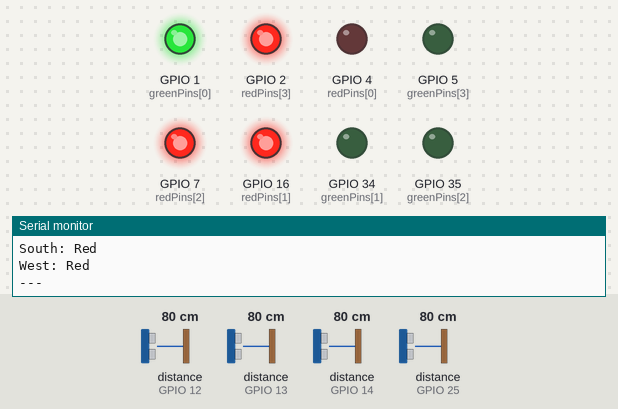
A sketch run on a simulated ESP32. Shown: output pins drawn as LEDs (lit = HIGH), the last lines printed to the serial monitor. The inputs (shaded band) are chosen by the test bench; at power-on: distance to the obstacle (sensors on GPIO 12, GPIO 13, GPIO 14, GPIO 25) 80 cm. The echo pulse lasts 58.3 µs per cm; pins used as bus, display or sensor lines are not drawn.

Above: at 2.2 s.
2.3 s: distance to the obstacle (sensor on GPIO 12) set to 35 cm
At 5.3 s:
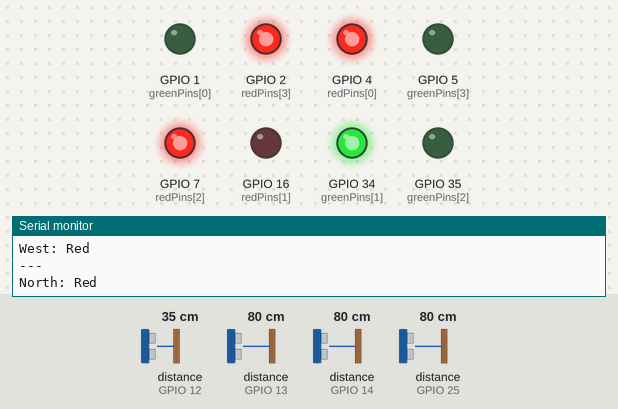
16.3 s: distance to the obstacle (sensor on GPIO 12) set to 28 cm
At 20.8 s:
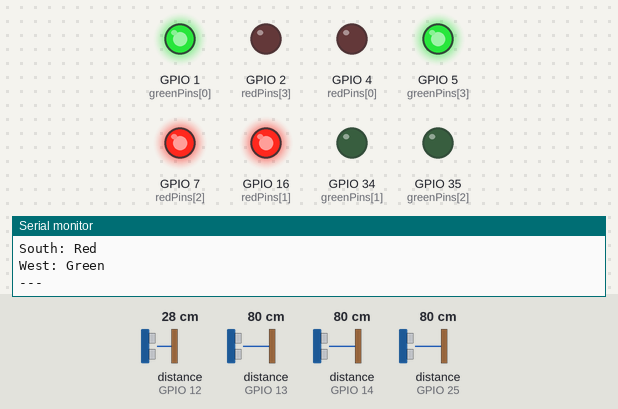
22.5 s: distance to the obstacle (sensor on GPIO 13) set to 34 cm
At 30.9 s:
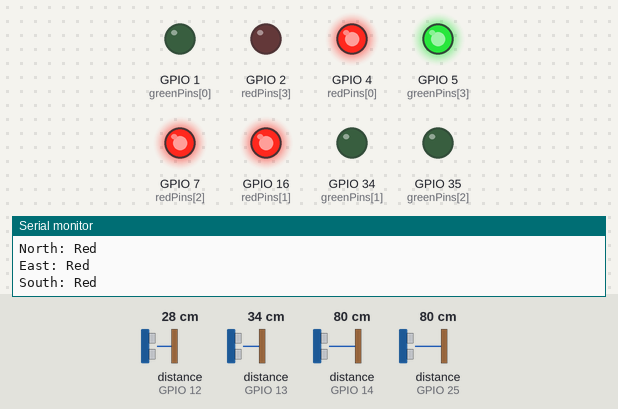
31.2 s: distance to the obstacle (sensor on GPIO 13) set to 28 cm
At 45.1 s:
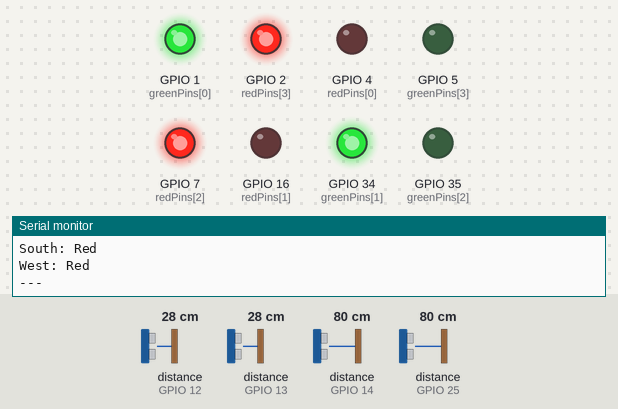
45.2 s: distance to the obstacle (sensor on GPIO 14) set to 35 cm
47.5 s: distance to the obstacle (sensor on GPIO 14) set to 28 cm
Timing chart, 0 to 50.0 s (numbered marks = the images above; inputs shaded):
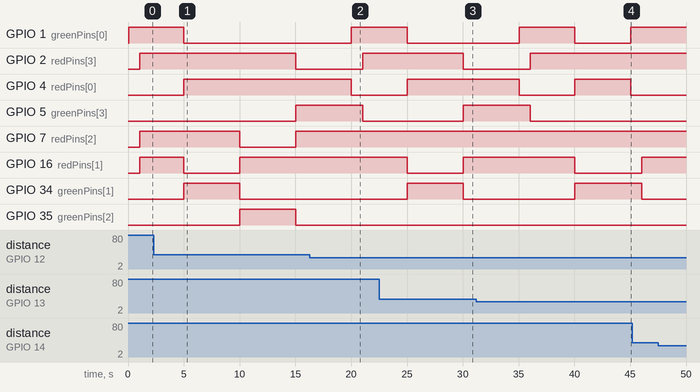

Measured:
- the behaviour switches between 32 and 31 cm on distance to the obstacle (sensor on GPIO 12) (found by bisection; images 1 and 2)
- the behaviour switches between 32 and 31 cm on distance to the obstacle (sensor on GPIO 13) (found by bisection; images 3 and 4)
- after the input at 47.5 s, every drawn part: stays the same

The sketch:

4_way_stf.ino
```cpp
// Pin mappings for 4 lanes: North, East, South, West
const int trigPins[4] = { 32,33,26,27 };
const int echoPins[4] = { 25,14,12,13 };

const int redPins[4] = { 4,16,7,2 };
const int yellowPins[4] = { 0,21,22,3 };
const int greenPins[4] = { 1,34,35,5 };

const long distanceThreshold = 30;  // cm

bool emergencyMode = false;
unsigned long emergencyStartTime = 0;

String emergencyLane = "";  // Store lane ID from RFID
unsigned long lastSwitchTime = 0;
int currentGreen = 0;                // Active green direction (0-3)
unsigned long greenDuration = 5000;  // Default duration in ms

// Assuming RFID is handled as in the previous (pin-based) example
#include <SPI.h>
#include <MFRC522.h>

// ESP32 pins connected to RC522 RFID module (ADJUST THESE TO YOUR WIRING!)
#define SS_PIN 15     // Slave Select (SDA on some modules)
#define RST_PIN 19   // Reset pin (if your module has one, -1 if not connected)
#define MOSI_PIN 23  // Master Out Slave In
#define MISO_PIN 36  // Master In Slave Out
#define SCK_PIN 18   // Serial Clock

MFRC522 mfrc522(SS_PIN, RST_PIN);  // Create MFRC522 instance

void setup() {
  Serial.begin(115200);  // Increased baud rate for general debugging
  delay(1);
  SPI.begin(SCK_PIN, MISO_PIN, MOSI_PIN, SS_PIN); // Initialize SPI bus
  mfrc522.PCD_Init(); // Initialize MFRC522 reader

  Serial.println("RFID Reader Initialized");
  mfrc522.PCD_DumpVersionToSerial(); // Show details of PCD - MFRC522 Card Reader details

  for (int i = 0; i < 4; i++) {
    pinMode(trigPins[i], OUTPUT);
    pinMode(echoPins[i], INPUT);

    pinMode(redPins[i], OUTPUT);
    // pinMode(yellowPins[i], OUTPUT);
    pinMode(greenPins[i], OUTPUT);
  }
  // Serial.println("should work...");

  setLights(currentGreen);  // Start with lane 0 green
}

void loop() {
  checkRFID();
  // yield(); // feeds the watchdog, especially important on ESP32

  // // Debug to confirm loop runs
  // Serial.println("Loop running...");
  // delay(100);
  // if (millis() > 10000 && emergencyLane == "") {
  //   emergencyLane = "EAST123";  // Simulate reading an East lane emergency tag after 10 seconds
  //   Serial.println("Simulating emergency RFID: EAST123");
  // }

  // if (emergencyLane != "") {
  //   int lane = laneFromID(emergencyLane);
  //   if (lane != -1) {
  //     setLights(lane);
  //     delay(7000); // Give emergency vehicle priority
  //     emergencyLane = ""; // Reset after passing
  //   }
  // }
  if (emergencyLane != "") {
    int lane = laneFromID(emergencyLane);
    if (!emergencyMode && lane != -1) {
      setLights(lane);
      emergencyStartTime = millis();
      emergencyMode = true;
    }

    if (emergencyMode && millis() - emergencyStartTime >= 7000) {
      emergencyLane = "";
      emergencyMode = false;
      lastSwitchTime = millis();  // Reset timing for normal operation
    }
  } else {
    unsigned long now = millis();
    if (now - lastSwitchTime > greenDuration) {
      int nextLane = selectNextLane();
      setLights(nextLane);
      lastSwitchTime = now;
    }
  }
}

// Select next lane based on vehicle presence
int selectNextLane() {
  for (int i = 1; i <= 4; i++) {
    int index = (currentGreen + i) % 4;
    if (vehicleDetected(index)) {
      return index;
    }
  }
  // If none detected, rotate normally
  return (currentGreen + 1) % 4;
}

// Measure distance from ultrasonic sensor
bool vehicleDetected(int lane) {
  digitalWrite(trigPins[lane], LOW);
  delayMicroseconds(2);
  digitalWrite(trigPins[lane], HIGH);
  delayMicroseconds(10);
  digitalWrite(trigPins[lane], LOW);

  long duration = pulseIn(echoPins[lane], HIGH);
  long distance = duration * 0.034 / 2;
  return (distance > distanceThreshold);
  // return false;
}
// bool vehicleDetected(int lane) {
//   if (lane != 0) return false;

//   digitalWrite(trigPins[lane], LOW);
//   delayMicroseconds(2);
//   digitalWrite(trigPins[lane], HIGH);
//   delayMicroseconds(10);
//   digitalWrite(trigPins[lane], LOW);

//   long duration = pulseIn(echoPins[lane], HIGH, 30000); // 30ms timeout
//   long distance = duration * 0.034 / 2;
//   Serial.print("Lane 0 distance: ");
//   Serial.println(distance);
//   return (distance > 0 && distance < distanceThreshold);
// }

// Update traffic lights and print status
void setLights(int greenLane) {
  for (int i = 0; i < 4; i++) {
    String laneName;
    switch (i) {
      case 0: laneName = "North"; break;
      case 1: laneName = "East"; break;
      case 2: laneName = "South"; break;
      case 3: laneName = "West"; break;
      default: laneName = "Unknown"; break;
    }

    if (i == greenLane) {
      digitalWrite(greenPins[i], HIGH);
      digitalWrite(redPins[i], LOW);
      // digitalWrite(yellowPins[i], LOW);
      delay(1000);
      Serial.print(laneName);
      Serial.println(": Green");
    } else {
      digitalWrite(redPins[i], HIGH);
      digitalWrite(greenPins[i], LOW);
      // digitalWrite(yellowPins[i], LOW);
      Serial.print(laneName);
      Serial.println(": Red");
    }
  }
  currentGreen = greenLane;
  Serial.println("---");  // Separator for clarity
}

// Handle RFID input from MFRC522
void checkRFID() {
  // Look for new cards
  if (mfrc522.PICC_IsNewCardPresent() && mfrc522.PICC_ReadCardSerial()) {
    Serial.print("Card detected, UID: ");
    String tagID = "";
    for (byte i = 0; i < mfrc522.uid.size; i++) {
      tagID += (mfrc522.uid.uidByte[i] < 0x10 ? "0" : "") + String(mfrc522.uid.uidByte[i], HEX);
    }
    Serial.println(tagID);
    emergencyLane = mapTagIDToLane(tagID);
    mfrc522.PICC_HaltA();
    mfrc522.PCD_StopCrypto1();
  }
}

// Map RFID tag UID to lane index
String mapTagIDToLane(String uid) {
  if (uid == "YOUR_NORTH_TAG_UID") return "NORTH123";  // Replace with your actual UID
  if (uid == "YOUR_EAST_TAG_UID") return "EAST123";    // Replace with your actual UID
  if (uid == "YOUR_SOUTH_TAG_UID") return "SOUTH123";  // Replace with your actual UID
  if (uid == "YOUR_WEST_TAG_UID") return "WEST123";    // Replace with your actual UID
  return "";                                           // Return empty string if no match
}

// Map RFID tag ID (your original format) to lane index (still used internally)
int laneFromID(String id) {
  if (id == "NORTH123") return 0;
  if (id == "EAST123") return 1;
  if (id == "SOUTH123") return 2;
  if (id == "WEST123") return 3;
  return -1;
}
```
